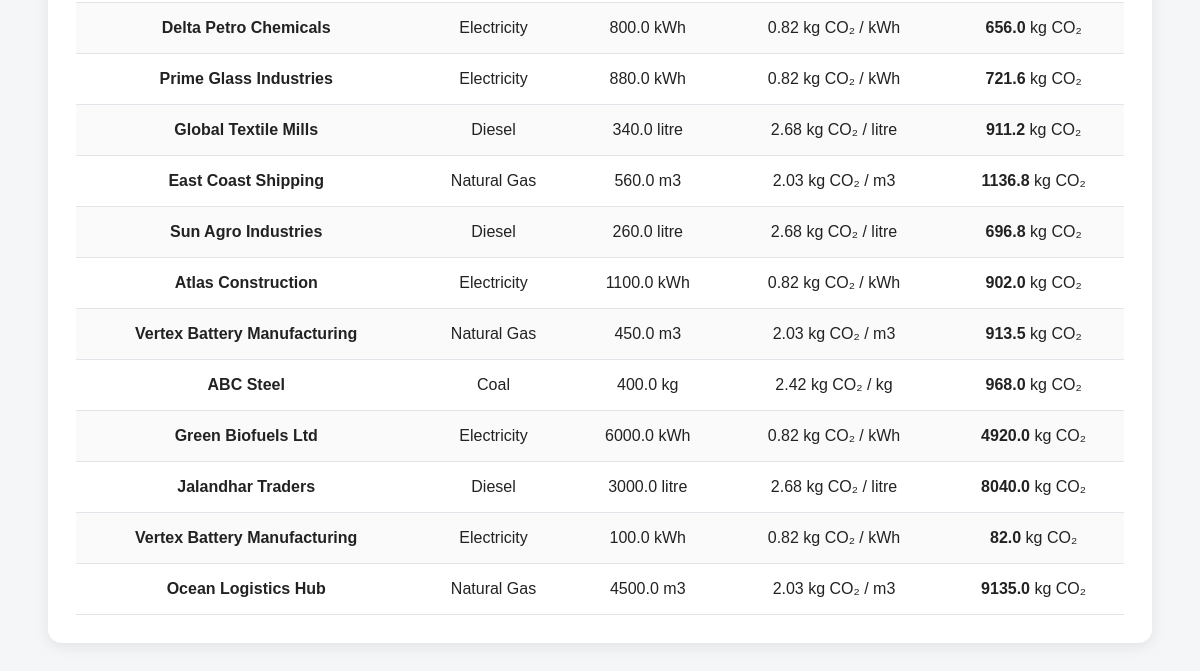
The app's page /emissions (lower part), older data.
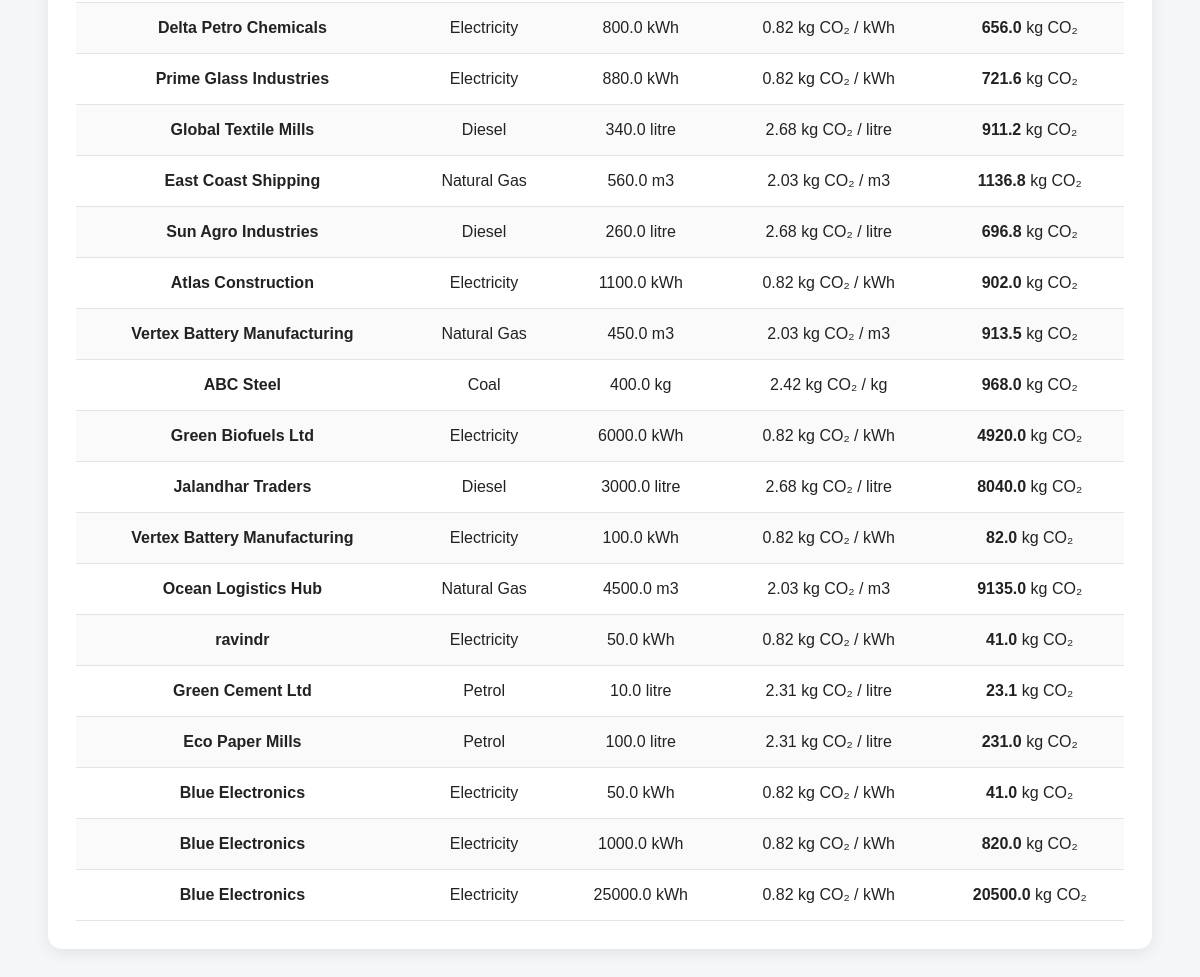
The same page, newer data.
### tables this page shows
CREATE TABLE "Emission_Record" (record_id INTEGER PRIMARY KEY AUTOINCREMENT, activity_id INTEGER UNIQUE, emission_kg REAL);

CREATE TABLE Establishment (    est_id INTEGER PRIMARY KEY AUTOINCREMENT,    est_name TEXT NOT NULL,    est_type TEXT,    location TEXT);

CREATE TABLE Emission_Source (    source_id INTEGER PRIMARY KEY AUTOINCREMENT,    source_name TEXT,    unit TEXT);

CREATE TABLE Activity_Data (    activity_id INTEGER PRIMARY KEY AUTOINCREMENT,    est_id INTEGER,    source_id INTEGER,    period TEXT,    quantity REAL,    FOREIGN KEY (est_id) REFERENCES Establishment(est_id),    FOREIGN KEY (source_id) REFERENCES Emission_Source(source_id));

CREATE TABLE Emission_Factor (    factor_id INTEGER PRIMARY KEY AUTOINCREMENT,    source_id INTEGER,    factor_value REAL, effective_year INTEGER, is_active INTEGER DEFAULT 1,    FOREIGN KEY (source_id) REFERENCES Emission_Source(source_id));

### app.py (the view)
@app.route("/emissions")
def emissions():
    with sqlite3.connect("cc.db") as conn:
        conn.row_factory = sqlite3.Row
        rows = conn.execute("""
        SELECT
          e.est_name,
          s.source_name,
          s.unit,
          ad.quantity,
          ef.factor_value,
          er.emission_kg

        FROM Emission_Record er

        JOIN Activity_Data ad
        ON er.activity_id = ad.activity_id

        JOIN Establishment e
        ON ad.est_id = e.est_id

        JOIN Emission_Source s
        ON ad.source_id = s.source_id

        JOIN Emission_Factor ef
        ON s.source_id = ef.source_id
        """).fetchall()
    clean_rows = []
    for r in rows:
        clean_rows.append({
            "est_name": r["est_name"],
            "source_name": r["source_name"],
            "unit": r["unit"],
            "quantity": r["quantity"],
            "factor_value": r["factor_value"],
            "emission_kg": round(r["emission_kg"], 2)
        })
    return render_template("emissions.html", rows=clean_rows)

### templates/emissions.html (shortened to what this page needs)
{% extends "base.html" %}
{% block content %}
<div class="data-card">
    {% if rows %}
    <div class="table-container">
        <table>
            <tbody>
                {% for r in rows %}
                <tr>
                    <td>
                        <strong>{{ r.est_name }}</strong>
                    </td>
                    <td>
                        {{ r.source_name }}
                    </td>
                    <td>
                        {{ r.quantity }} {{ r.unit }}
                    </td>
                    <td>
                        {{ r.factor_value }}
                        kg CO₂ / {{ r.unit }}
                    </td>
                    <td>
                        <strong>{{ r.emission_kg }}</strong>
                        kg CO₂
                    </td>
                </tr>
                {% endfor %}
            </tbody>
        </table>
    </div>
    {% endif %}
</div>
{% endblock %}

Row changes from the older to the newer data that the page shows:
added Emission_Record: est_name "ravindr", source_name "Electricity", quantity "50.0", unit "kWh", factor_value "0.82", emission_kg "41.0"
added Emission_Record: est_name "Green Cement Ltd", source_name "Petrol", quantity "10.0", unit "litre", factor_value "2.31", emission_kg "23.1"
added Emission_Record: est_name "Eco Paper Mills", source_name "Petrol", quantity "100.0", unit "litre", factor_value "2.31", emission_kg "231.0"
added Emission_Record: est_name "Blue Electronics", source_name "Electricity", quantity "50.0", unit "kWh", factor_value "0.82", emission_kg "41.0"
added Emission_Record: est_name "Blue Electronics", source_name "Electricity", quantity "1000.0", unit "kWh", factor_value "0.82", emission_kg "820.0"
added Emission_Record: est_name "Blue Electronics", source_name "Electricity", quantity "25000.0", unit "kWh", factor_value "0.82", emission_kg "20500.0"
